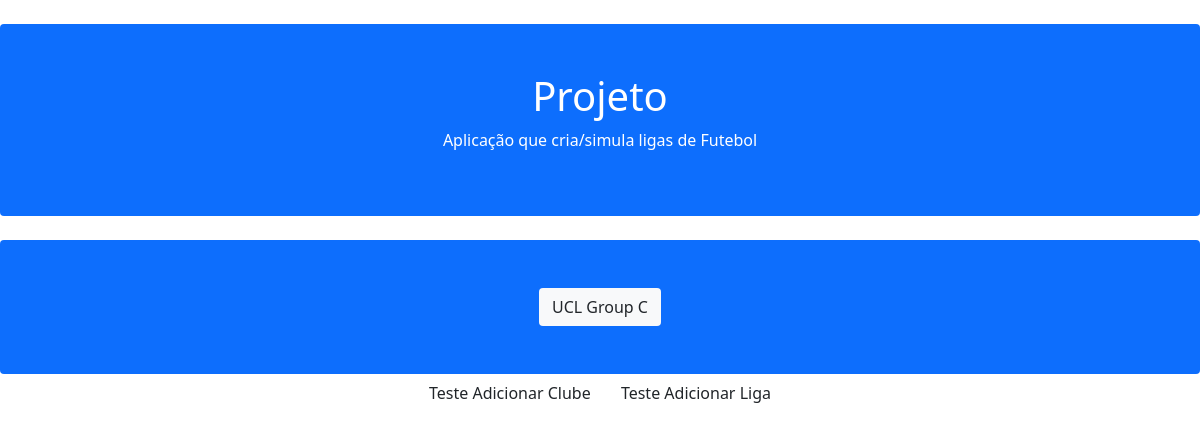
/, run on an earlier commit of the app's database.
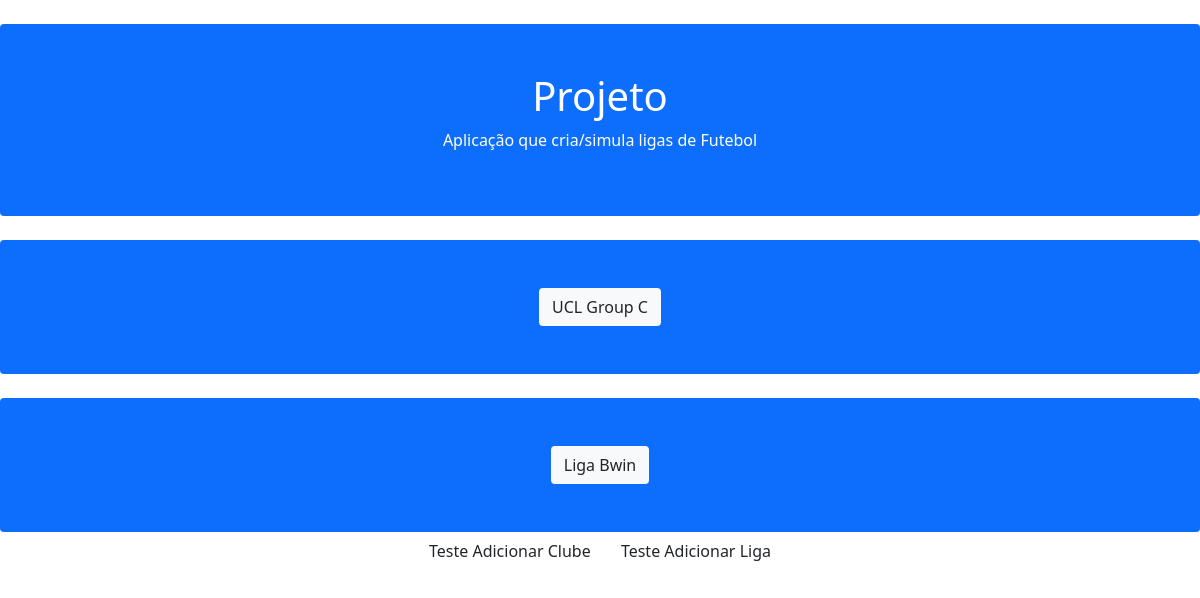
And on a later commit of the database.
### leagueTables/models.py (models this page shows, shortened)
class Liga(models.Model):
    nome = models.CharField(max_length=30, default="liga")
    listaEquipas = models.ManyToManyField(Clube, related_name='ligas')

### leagueTables/views.py (the view)
# urls.py: path('', views.home_view, name='home'),
def home_view(request):
    context = {"ligas": Liga.objects.all()}
    return render(request, 'leagueTables/home.html', context)

### leagueTables/templates/leagueTables/home.html
{% extends 'leagueTables/base.html' %}
{% block main %}
   {% for liga in ligas %}
        <div class="mt-4 p-5 bg-primary text-white rounded">
            <a href="{% url 'leagueTables:liga' liga.id %}" class="btn btn-sucess bg-light"> {{ liga.nome }}</a>
        </div>
   {% endfor %}
    <a href="{% url 'leagueTables:novoClube' %}" class="btn btn-sucess"> Teste Adicionar Clube </a>
    <a href="{% url 'leagueTables:novaLiga' %}" class="btn btn-sucess"> Teste Adicionar Liga </a>
{% endblock %}

What changed in the data, as far as the page shows it:
added Liga: nome "Liga Bwin"
